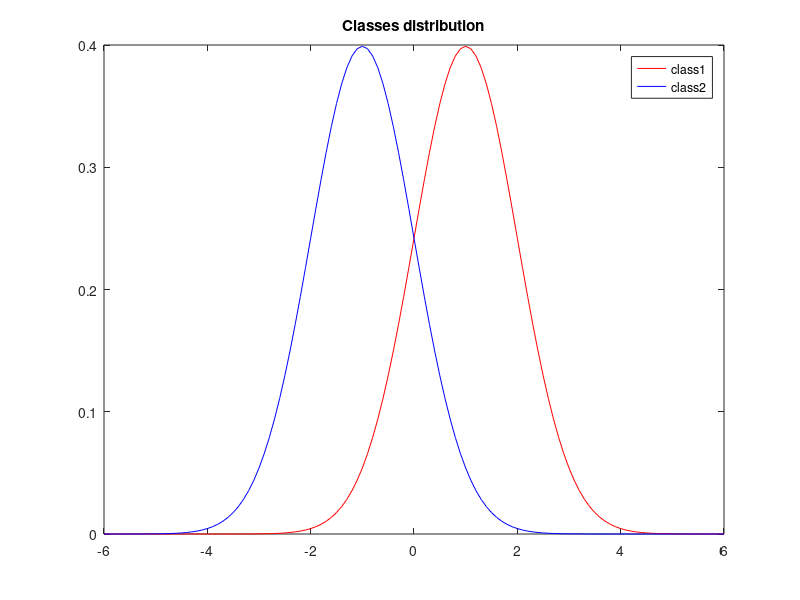
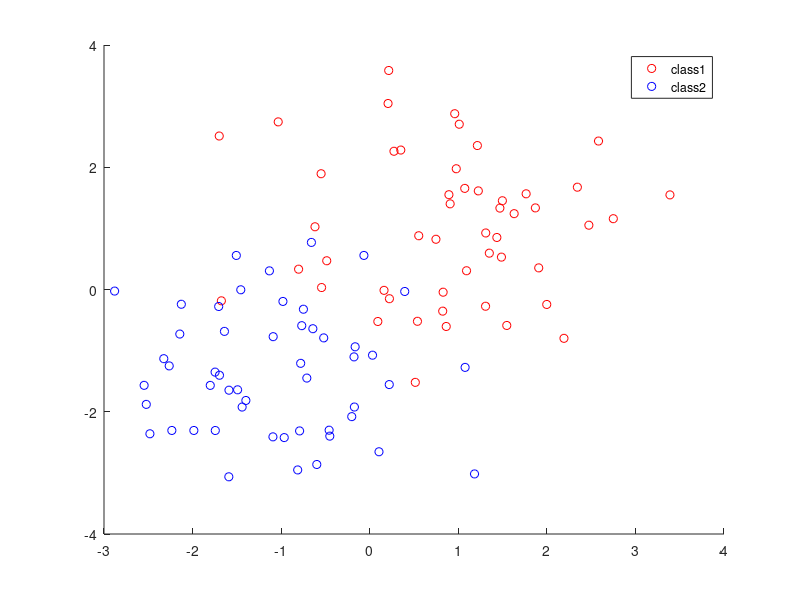

Write MATLAB code to recreate these figures, in order.
%% Simple example of classification: 2 gaussians: 
clc;clear;close all
X1 = 1 + randn(50,2);
X2 = -1 + randn(51,2);
x = [-6:.1:6];
figure
norm1 = normpdf(x,1,1);
norm2 = normpdf(x,-1,1);

plot(x,norm1, 'r')
hold on
plot(x,norm2, 'b')
legend('class1', 'class2');
title('Classes distribution');
hold off


Y1 = ones(50,1);
Y2 = -ones(51,1);

X = [X1;X2];
Y = [Y1;Y2];

figure;
hold on;
plot(X1(:,1),X1(:,2),'ro');
plot(X2(:,1),X2(:,2),'bo');
% xlabel('X1')
% yabel('X2')
legend('class1', 'class2');
hold off;